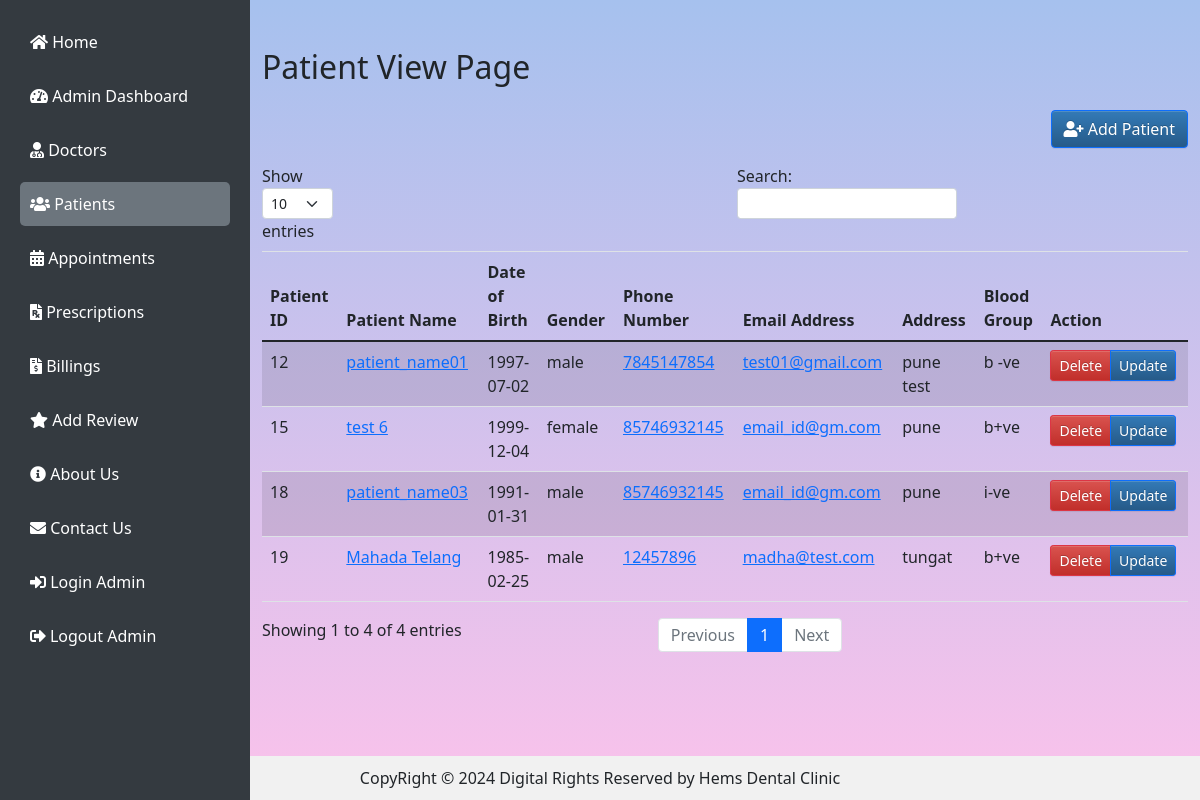
The app's page /viewPatient/ (signed in), older data.
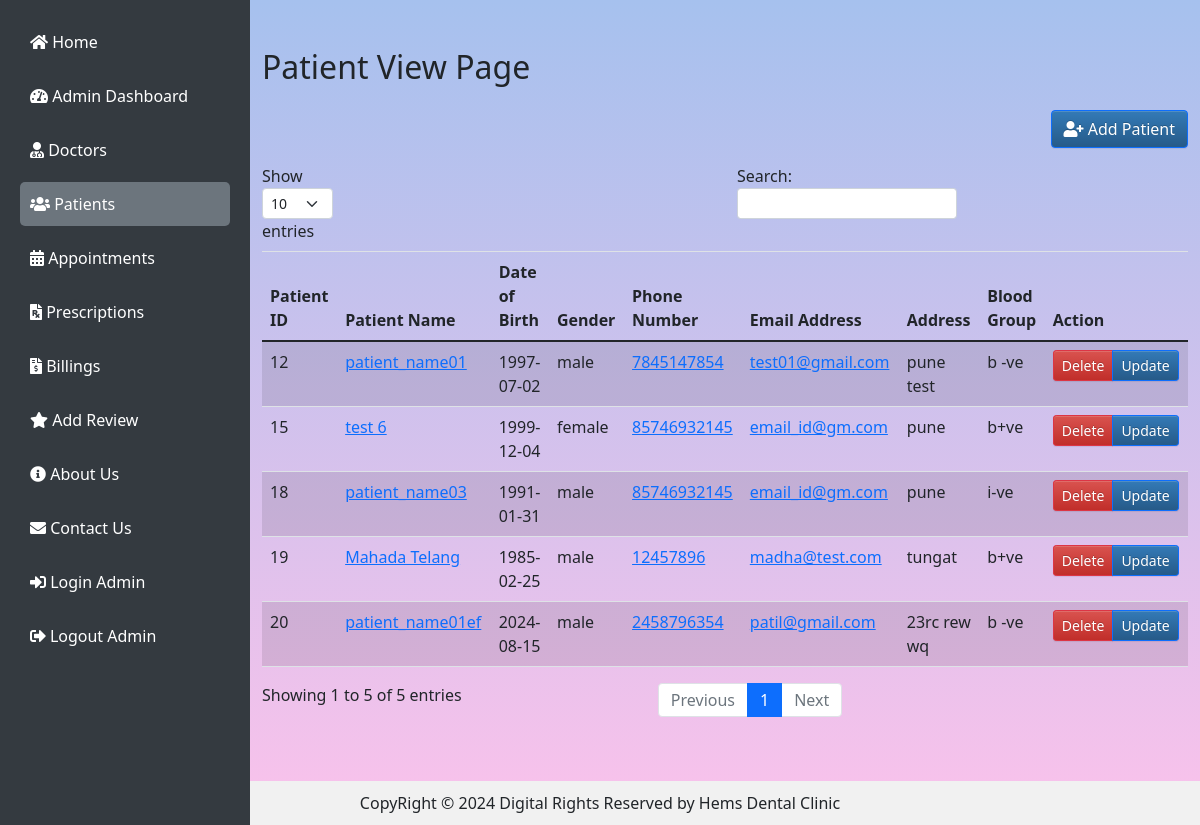
The same page, newer data.
### clinic/models.py (models this page shows, shortened)
class Patient (models.Model):
    patient_id = models.AutoField(primary_key=True)
    name = models.CharField(max_length=50, null=False)
    date_of_birth = models.DateField()
    gender = models.CharField(max_length=10)
    blood_group = models.CharField(max_length=10)
    email_id = models.EmailField()
    address = models.TextField()
    mobile_number = models.CharField(max_length=15)

### clinic/views.py (the view)
# urls.py: path('viewPatient/', view_patient, name='viewPatient'),
def view_patient(request):
    if not request.user.is_authenticated:
        return redirect('login_admin')
    patients = Patient.objects.all()
    pat_obj = {'patient' : patients}
    return render(request,'viewPatient.html',pat_obj)

### clinic/templates/viewPatient.html (shortened to what this page needs)
{% extends "basePage.html" %}
{% load crispy_forms_tags %}
{% block content %}
    <div class="container my-5">
        <div class="table-container">
            <h2 class="mb-4">Patient View Page</h2>
            <div class="d-flex justify-content-end mb-3">
                <button type="button" class="btn btn-primary" data-bs-toggle="modal" data-bs-target="#addPatientModal">
                    <i class="fas fa-user-plus"></i> Add Patient
                </button>
            </div>
            <table class="table table-hover table-striped" id="patientsTable">
                <thead>
                    <tr>
                        <th>Patient ID</th>
                        <th>Patient Name</th>
                        <th>Date of Birth</th>
                        <th>Gender</th>
                        <th>Phone Number</th>
                        <th>Email Address</th>
                        <th>Address</th>
                        <th>Blood Group</th>
                        <th>Action</th>
                    </tr>
                </thead>
                <tbody>
                    {% for i in patient %}
                    <tr>
                        <td>{{i.patient_id}}</td>
                        <td><a href="{% url 'allDetailsDisplay' pid=i.patient_id %}">{{i.name}}</a></td>
                        <td>{{i.date_of_birth|date:"Y-m-d"}}</td>
                        <td>{{i.gender}}</td>
                        <td><a href="tel:{{i.mobile_number}}">{{i.mobile_number}}</a></td>
                        <td><a href="mailto:{{i.email}}">{{i.email_id}}</a></td>
                        <td>{{i.address}}</td>
                        <td>{{i.blood_group}}</td>
                        <td>
                            <div class="btn-group" role="group">
                                <a href="{% url 'deletePatient' pid=i.patient_id %}" onclick="return confirm('Are you sure you want to delete?')" class="btn btn-danger btn-sm">Delete</a>
                                <a href="{% url 'updatePatient' pid=i.patient_id %}" onclick="return confirm('Are you sure you want to update?')" class="btn btn-primary btn-sm">Update</a>
                            </div>
                        </td>
                    </tr>
                    {% endfor %}
                </tbody>
            </table>
        </div>
    </div>
{% endblock content %}

Row changes from the older to the newer data that the page shows:
added Patient: patient_id "20", name "patient_name01ef", date_of_birth "2024-08-15", gender "male", mobile_number "2458796354", email_id "patil@gmail.com", address "23rc rew wq", blood_group "b -ve"
Text that changed along with them:
text written by a page script: "Show entries Search: Showing 1 to 4 of 4 entries Previous 1 Next" → "Show entries Search: Showing 1 to 5 of 5 entries Previous 1 Next"
